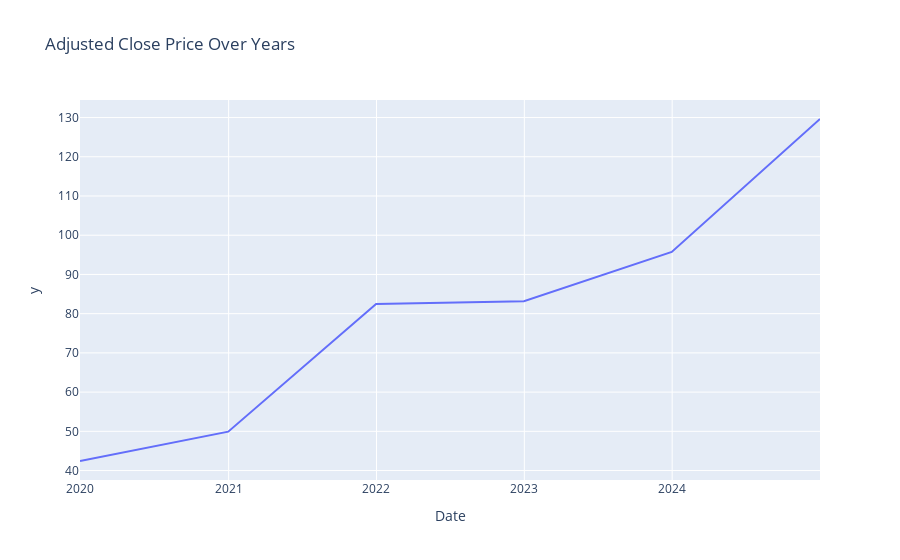

Source (notebook cell):
### Code cell
###Visulaisation yearly
fig_year = px.line(year_end_df, x=year_end_df.index, y=year_end_df['Adj Close'].values.squeeze(), title='Adjusted Close Price Over Years')
fig_year.show()

### Figure 1 — Plotly figure (JSON) as saved in the notebook; plotly's stock layout.template omitted (floating-point values rounded to 4 significant figures)
{"data": [{"hovertemplate": "Date=%{x}<br>y=%{y}<extra></extra>", "legendgroup": "", "line": {"color": "#636efa", "dash": "solid"}, "marker": {"symbol": "circle"}, "mode": "lines", "name": "", "orientation": "v", "showlegend": false, "type": "scatter", "x": ["2019-12-31T00:00:00+00:00", "2020-12-31T00:00:00+00:00", "2021-12-31T00:00:00+00:00", "2022-12-31T00:00:00+00:00", "2023-12-31T00:00:00+00:00", "2024-12-31T00:00:00+00:00"], "xaxis": "x", "y": [42.44, 49.92, 82.44, 83.19, 95.74, 129.6], "yaxis": "y"}], "layout": {"autosize": true, "legend": {"tracegroupgap": 0}, "title": {"text": "Adjusted Close Price Over Years"}, "xaxis": {"anchor": "y", "autorange": true, "domain": [0, 1], "range": ["2019-12-31", "2024-12-31"], "title": {"text": "Date"}, "type": "date"}, "yaxis": {"anchor": "x", "autorange": true, "domain": [0, 1], "range": [37.59, 134.5], "title": {"text": "y"}, "type": "linear"}}}
